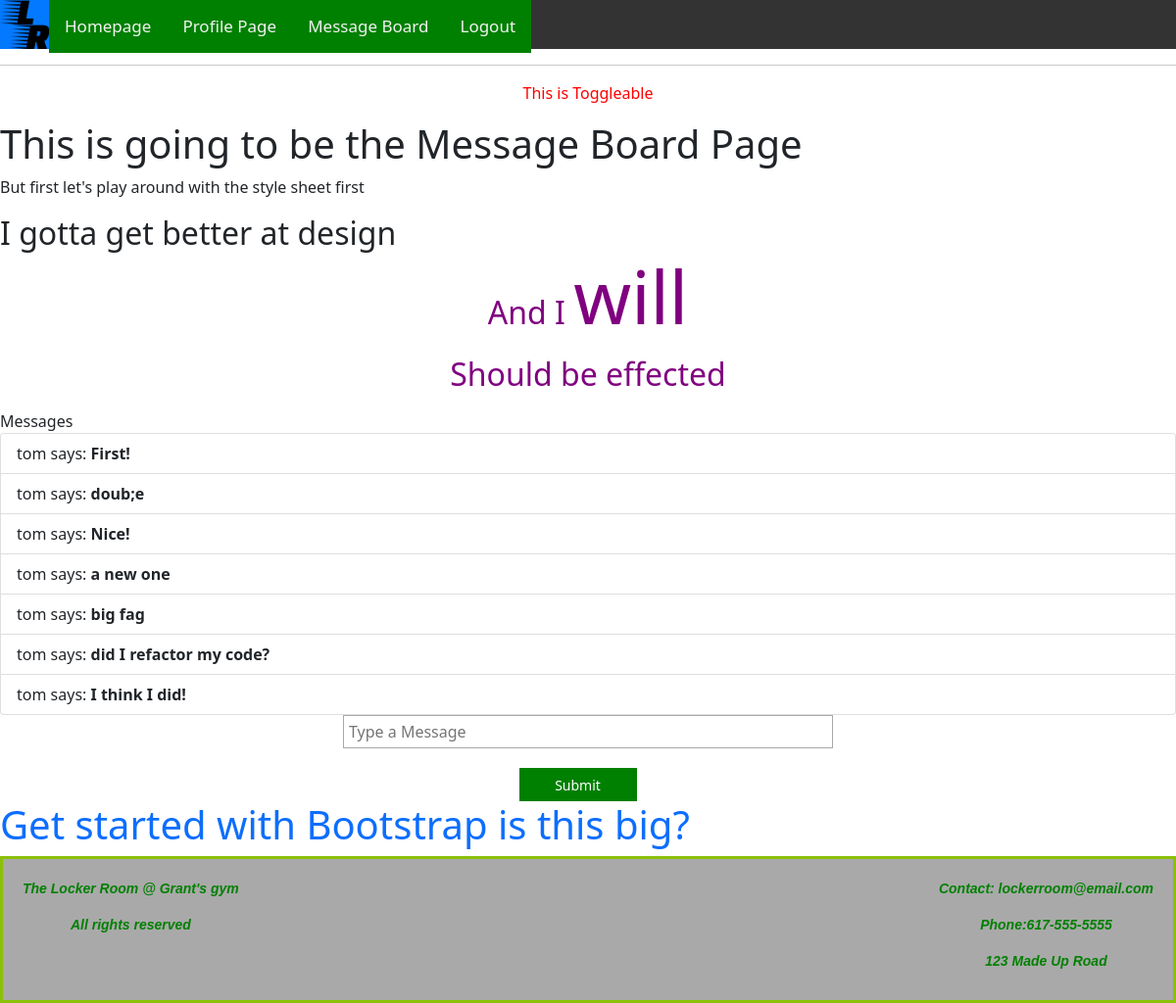
Page /message/tom (signed in) on the committed database.
### application/models.py (models this page shows, shortened)
class Post(db.Model):
    id = db.Column(db.Integer, primary_key=True)
    body = db.Column(db.String(140))
    timestamp = db.Column(db.DateTime, index=True, default=datetime.utcnow)
    user_id = db.Column(db.Integer, db.ForeignKey('user.id'))

class User(UserMixin, db.Model):
    id = db.Column(db.Integer, primary_key=True)
    username = db.Column(db.String(64), index=True, unique=True)
    email = db.Column(db.String(120), index=True, unique=True)
    password_hash = db.Column(db.String(128))
    confirmed = db.Column(db.Boolean, nullable=True, default=False)
    confirmed_on = db.Column(db.DateTime, nullable=True)
    registered_on = db.Column(db.DateTime, nullable=True)
    dl1rm = db.Column(db.Numeric(10, 2), default=185)
    bench1rm = db.Column(db.Numeric(10, 2), default=135)
    squat1rm = db.Column(db.Numeric(10, 2), default=155)
    press1rm = db.Column(db.Numeric(10, 2), default=95)
    weight = db.Column(db.Numeric(10, 2), default=150)
    posts = db.relationship('Post', backref='author', lazy='dynamic')

### application/main/routes.py (the view, shortened to what this page needs)
@bp.route('/message/<username>', methods=['GET', 'POST']) # a route for rendering the message board
@login_required # you must be logged in to access the message board - Might add email validated as a requirment later
def message(username):
    posts = Post.query.all()
    return render_template('message.html', posts=posts) #Get Request. This should just render the message board with the current Posts

### application/models.py (called while the page is built)
@login.user_loader
def load_user(id): # used by Flask-Login to load a user based on their session ID
    return User.query.get(int(id)) # Flask-Login uses String but db uses ints so convert

### application/templates/message.html (shortened to what this page needs)
<!DOCTYPE html>
<html lang="en">
<head>
    <link rel="stylesheet" href="{{ url_for('static', filename='css/message.css') }}">
</head>
{% extends "base.html" %}
{% block content %}
    <p id="feedback">This is Toggleable</p>
    <h1>This is going to be the Message Board Page</h1>
    <p>But first let's play around with the style sheet first</p>
    <h2>I gotta get better at design
        <p id="nested">And I <span>will</span></p>
        <P>Should be effected</P>
    </h2>
    <div id="messages">
        <ul class="list-group">Messages
            {% for post in posts %}
            <li class="list-group-item">
            {{ post.author.username }} says: <b>{{ post.body }}</b>
            </li>
            {% endfor %}
        </ul>
    </div>
    <div id="message-box">
        <form id="submit-message" method="post" action="{{ url_for('main.message', username=current_user.username) }}">
            <input type="text" name="post" id="user-message" placeholder="Type a Message">
            <br>
            <input id="btn" type="submit" value="Submit">
        </form>
    </div>
    <h1 class="text-primary">
        Get started with Bootstrap is this big?
    </h1>
{% endblock %}

### application/static/css/message.css (style rules this page uses)
input { border:1px solid #a9a9a9; height:34px; line-height:34px; width:500px; margin-bottom:20px; padding-left:5px; }
#btn { background:green; color:#fff; font-size:14px; width:120px; line-height:34px; border:none 0; cursor:pointer; margin:20px 20px 0 0; }
form { text-align: center; }
#feedback { color: red; text-align:center; }
h2 p { color: purple; text-align: center; }
p span { font-size: 75px; }

### application/templates/base.html (style rules this page uses)
body { font-family: Arial; margin: 0; background-color: #f1f1f1; height: 100%; }

### rows in the picture
Post: author.username "tom", body "First!"
Post: author.username "tom", body "doub;e"
Post: author.username "tom", body "Nice!"
Post: author.username "tom", body "a new one"
Post: author.username "tom", body "big fag"
Post: author.username "tom", body "did I refactor my code?"
Post: author.username "tom", body "I think I did!"
